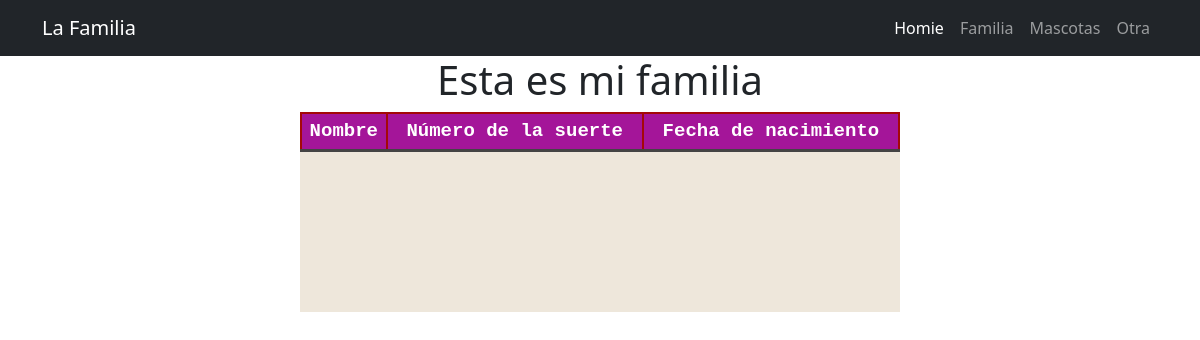
Before: /familia/familia/ with the older database file.
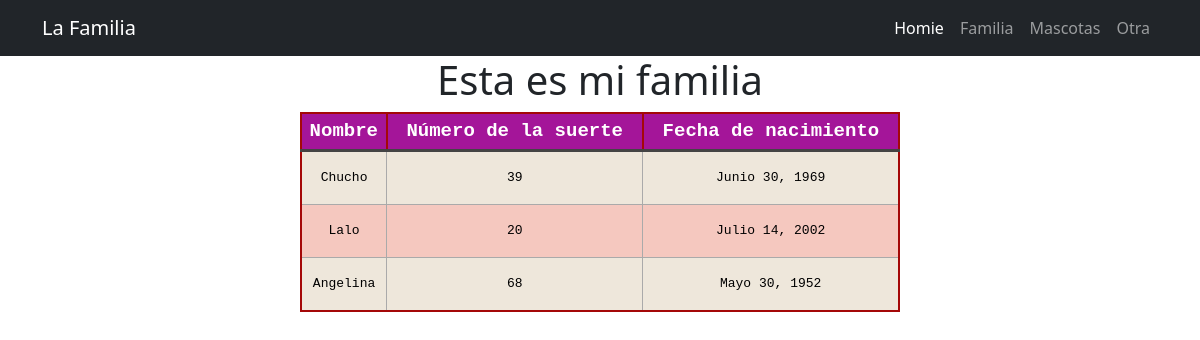
After: the same page with the newer database file.
### familia/models.py (models this page shows, shortened)
class familiar(models.Model):
    nombre = models.CharField(max_length=30)
    suerte = models.IntegerField()
    nacimiento = models.DateField()

### familia/views.py (the view)
# urls.py: path('familia/', include('familia.urls'))
def familia (request):
    integrantes = familiar.objects.all()
    return render(request, 'familia.html', {'familiar': integrantes})

### familia/template/familia.html (shortened to what this page needs)
{% extends "jefe.html" %}
{% load static %}
{% block contenido %}
<div align="center">
    <h1 style="text-align: center ;">Esta es mi familia</h1>
    <table class="redTable">
        <thead>
        <tr>
        <th>Nombre</th>
        <th>Número de la suerte</th>
        <th>Fecha de nacimiento</th>
        </tr>
        </thead>
        <tbody>
            <tbody>
                {%for x in familiar%}
                <tr>
                    <td>{{x.nombre}}</td>
                    <td>{{x.suerte}}</td>
                    <td>{{x.nacimiento}}</td>
                </tr>
                {% endfor %}
                <tbody>
    </table>
</div>
{% endblock %}

### familia/template/jefe.html (shortened to what this page needs)
<!DOCTYPE html>
<html lang="es-MX"><head>
    {%load static%}
    <link href="{% static 'css/styles.css'%}" rel="stylesheet" />
    <link href="{% static 'css/miestilo.css'%}" rel="stylesheet" />
    </head>
    <body>
        <nav class="navbar navbar-expand-lg navbar-dark bg-dark">
            <div class="container">
                <a class="navbar-brand" href="http://127.0.0.1:8000/">La Familia</a>
                <div class="collapse navbar-collapse" id="navbarSupportedContent">
                    <ul class="navbar-nav ms-auto mb-2 mb-lg-0">
                        <li class="nav-item"><a class="nav-link active" aria-current="page" href="http://127.0.0.1:8000/">Homie</a></li>
                        <li class="nav-item"><a class="nav-link" href="/familia/familia">Familia</a></li>
                        <li class="nav-item"><a class="nav-link" href="/familia/mascotas">Mascotas</a></li>
                        <li class="nav-item"><a class="nav-link" href="/familia/otra">Otra</a></li>
                    </ul>
                </div>
            </div>
        </nav>
            <div class="contenido1">
                {%block contenido%}
                {% endblock %}
            </div>
    </body>
</html>

### familia/static/css/miestilo.css (style rules this page uses)
.contenido1 { position: center; top: 150px; }
table.redTable { border: 2px solid #A40808; background-color: #EEE7DB; width: 50%; text-align: center; border-collapse: collapse; }
table.redTable td, table.redTable th { border: 1px solid #AAAAAA; padding: 3px 2px; }
table.redTable tbody td { font-size: 13px; }
table.redTable tr:nth-child(even) { background: #F5C8BF; }
table.redTable thead { background: #A41599; }
table.redTable thead th { font-size: 19px; font-weight: bold; color: #FFFFFF; text-align: center; border-left: 2px solid #A40808; }
table.redTable thead th:first-child { border-left: none; }

Changed rows visible on the page:
added familiar: nombre "Chucho", suerte "39", nacimiento "Junio 30, 1969"
added familiar: nombre "Lalo", suerte "20", nacimiento "Julio 14, 2002"
added familiar: nombre "Angelina", suerte "68", nacimiento "Mayo 30, 1952"
